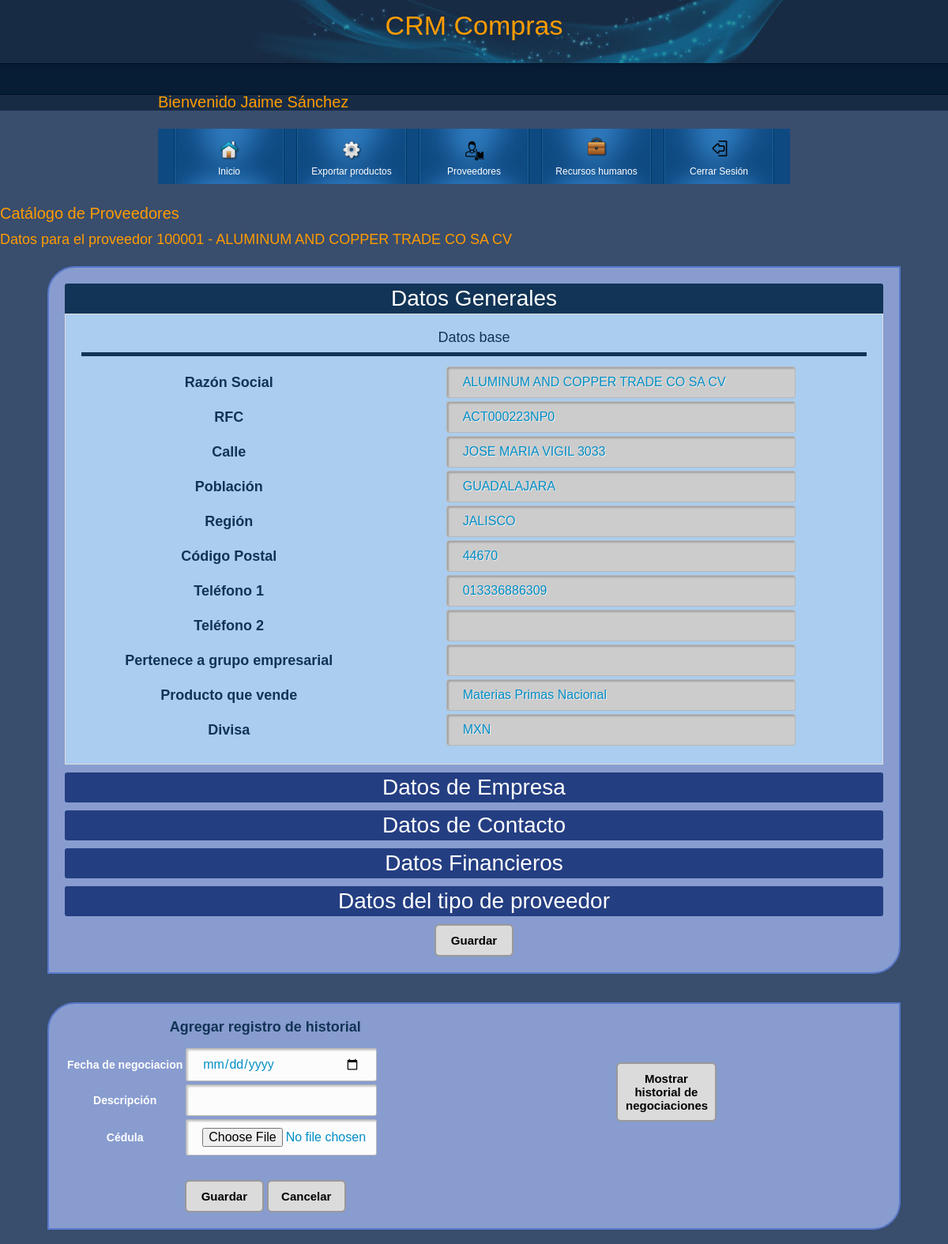
Page /CRMcompras/formulario.php?idProveedor=100001 (signed in) on the committed database.
### tables this page shows
CREATE TABLE `Proveedores` (
  `numProveedor` int(20) NOT NULL COMMENT 'Clave del proveedor',
  `PaginaWeb` varchar(200) NOT NULL COMMENT 'Sitio web del proveedor',
  `TieneFiliales` tinyint(1) NOT NULL COMMENT 'El provedoor tiene filiales?',
  `NombresFiliales` varchar(200) NOT NULL COMMENT 'Nombre de las filiales del proveedor',
  `FechaFundacion` date NOT NULL COMMENT 'fecha de fundación del proveedor',
  `Contacto1` varchar(100) NOT NULL COMMENT 'Nombre del primer contacto',
  `Contacto2` varchar(100) NOT NULL COMMENT 'Nombre del segundo contacto',
  `Contacto3` varchar(100) NOT NULL COMMENT 'Nombre del tercer contacto',
  `Cargo1` varchar(100) NOT NULL COMMENT 'Cargo del primer contacto',
  `Cargo2` varchar(100) NOT NULL COMMENT 'Cargo del segundo contacto',
  `Cargo3` varchar(100) NOT NULL COMMENT 'Cargo del tercer contacto',
  `Correo1` varchar(100) NOT NULL COMMENT 'Correo del primer contacto',
  `Correo2` varchar(100) NOT NULL COMMENT 'Correo del segundo contacto',
  `Correo3` varchar(100) NOT NULL COMMENT 'Correo del tercer contacto',
  `ProveedorUnico` varchar(100) NOT NULL COMMENT 'Es el unico proveedor que nos provee lo mismo que el?',
  `ProveedorPrincipalAlterno` varchar(100) NOT NULL COMMENT 'Que otro proveedor nos surte lo mismo?',
  `ProveedorConfiable` varchar(100) NOT NULL COMMENT 'El proveedor es confiable?',
  `ProveedorCondicionado` varchar(100) NOT NULL COMMENT 'El proveedor es condicional?',
  `CantidadEmpleados` int(11) NOT NULL COMMENT 'Cuantos empleados tiene?',
  `CantidadClientes` int(11) NOT NULL COMMENT 'Cuantos clientes maneja?',
  `VentasAnioAnterior2` varchar(20) NOT NULL COMMENT 'Cuabto vendió hace dos años',
  `VentasAnioAnterior1` varchar(20) NOT NULL COMMENT 'Cuabto vendió hace un años',
  `FacilmenteSustituible` varchar(20) NOT NULL COMMENT 'Podemos sustituirlo fácilmente?',
  `PartRelativaHelvexVentas` float NOT NULL COMMENT 'Que tanta participación tienen sus productos en nuestras ventas',
  `TasaDeDescuento` int(2) NOT NULL COMMENT 'Tasa de descuento que ofrece',
  `TieneSistemaCalidad` varchar(5) DEFAULT NULL COMMENT 'Tiene sistema de calidad?',
  `ProblemasCalidad6Meses` varchar(5) DEFAULT NULL COMMENT 'Ha tenido problemas de calidad en los últimos 6 meses?',
  `DesdeCuandoEsVendedor` date NOT NULL COMMENT 'Desde cuando nos vende?',
  `CondicionesPago` varchar(500) NOT NULL COMMENT 'Aplican condiciones de pago?',
  `Incremento` varchar(200) NOT NULL COMMENT 'Porcentaje de incremento de precios'
);

CREATE TABLE `DatosSAP` (
  `Numero` int(18) NOT NULL COMMENT 'id de proveedor',
  `RazonSocial` varchar(100) NOT NULL COMMENT 'nombre del proveedor',
  `Nombre2` varchar(30) NOT NULL COMMENT 'nombre opcional del proveedor',
  `RFC` varchar(18) NOT NULL COMMENT 'RFC del proveedor',
  `Calle` varchar(50) NOT NULL COMMENT 'Calle de la dirección del proveedor',
  `Poblacion` varchar(50) NOT NULL COMMENT 'Población de la dirección del proveedor',
  `Pais` varchar(30) NOT NULL COMMENT 'País del proveedor',
  `Region` varchar(50) NOT NULL COMMENT 'Región del proveedor',
  `CP` varchar(5) NOT NULL COMMENT 'Código Postal del proveedor',
  `PerteneceaGrupoEmpresarial` varchar(20) NOT NULL COMMENT 'Grupo Empresaial al que pertenece el proveedor',
  `Tel1` varchar(15) NOT NULL COMMENT 'Teléfono principal',
  `OrdenesCompraAnioAnterior2Cantidad` int(10) NOT NULL COMMENT 'Cantidad de ordenes de trabajo que Helvex tiene con este proveedor del año antepasado',
  `Tel2` varchar(15) NOT NULL COMMENT 'Teléfono adicional',
  `TipoMaterialQueVende` varchar(100) NOT NULL COMMENT 'Tipo de material que vende el proveedor',
  `ProductoQueVende` varchar(100) NOT NULL COMMENT 'Producto que vende o que le compra Helvex a éste proveedor',
  `Divisa` varchar(3) NOT NULL COMMENT 'Divisa en la que opera el proveedor',
  `OrdenesCompraAnioAnterior1Cantidad` int(10) NOT NULL COMMENT 'Cantidad de ordenes de trabajo que Helvex tiene con este proveedor del año pasado',
  `OrdenesCompraAnioCantidad` int(10) NOT NULL COMMENT 'Cantidad de ordenes de trabajo que Helvex tiene con este provedor del año actual',
  `OrdenesCompraAnioAnterior2Importe` varchar(20) NOT NULL COMMENT 'Importe de ordenes de trabajo que Helvex tiene con este proveedor del año antepasado',
  `OrdenesCompraAnioAnterior1Importe` varchar(20) NOT NULL COMMENT 'Importe de ordenes de trabajo que Helvex tiene con este proveedor del año pasado',
  `OrdenesCompraAnioImporte` varchar(20) NOT NULL COMMENT 'Importe de ordenes de trabajo que Helvex tiene con este provedor del año actual',
  `Moneda` varchar(3) NOT NULL COMMENT 'Moneda con la que le pagamos a éste proveedor',
  `PagosRelizadosAnioAnterior2` varchar(20) NOT NULL COMMENT 'Monto pagado del año antepasado',
  `PagosRelizadosAnioAnterior1` varchar(20) NOT NULL COMMENT 'Monto pagado del año pasado',
  `PagosRelizadosAnio` varchar(20) NOT NULL COMMENT 'MOnto pagado del año en curso',
  `PagosPorRealizar` varchar(20) NOT NULL COMMENT 'Monto de pagos por realizar'
);

### CRMcompras/formulario.php (the view, shortened to what this page needs)
<?php
  include "cabecera.php";
  include "save.php";
?>
</head>
<body>
<?php
if ($_SESSION['nombre'])
{
  $idProveedor=$_GET['idProveedor'];
  $query="select Proveedores.*, DatosSAP.* from Proveedores inner join DatosSAP
  on Proveedores.numProveedor = DatosSAP.Numero
  where numProveedor='$idProveedor'";
  $resultado=mysql_query($query);
  while ($fila = mysql_fetch_assoc($resultado)) {
   @$RazonSocial=$fila['RazonSocial'];
   @$RFC=$fila['RFC'];
   @$Calle=$fila['Calle'];
   @$Poblacion=$fila['Poblacion'];
   @$Region=$fila['Region'];
   @$CP=$fila['CP'];
   @$Tel1=$fila['Tel1'];
   @$Tel2=$fila['Tel2'];
   @$PerteneceaGrupoEmpresarial=$fila['PerteneceaGrupoEmpresarial'];
   @$ProductoQueVende=$fila['ProductoQueVende'];
   @$Divisa=$fila['Divisa'];
  }
?>
<h3>Cat&aacute;logo de Proveedores</h3>
<h4>Datos para el proveedor <?php echo $idProveedor.' - '.$RazonSocial;?></h4>
<form name="Form1" id="Form1" method="POST" enctype="multipart/form-data" action="save.php">
<div class="accordionWrapper">
<div class="accordionItem open" id="ai1">
<h2 class="accordionItemHeading" onclick="toogleAc('ai1');">Datos Generales</h2>
<div class="accordionItemContent">
  Datos base <br>
              <table width="100%" style="text-align: center; border-top: 5px solid #123456; padding-top: 1%; margin-top: 1%;">
              <tr>
                <td><b>Raz&oacute;n Social</b></td>
                <td><input type="text" class="datosBase" name="RazonSocial" id="RazonSocial"
                     placeholder="Linea 1" disabled="disabled" value="<?php if (isset($RazonSocial)) {echo @utf8_decode($RazonSocial);}?>">
                </td>
              </tr>
              <tr>
                <td><b>RFC</b></td>
                <td>
                <input type="text" class="datosBase" disabled="disabled" name="RFC" id="RFC"
                     placeholder="Linea 2" value="<?php if (isset($RFC)) {echo @utf8_decode($RFC);}?>">
              </td>
              </tr>
              <td><b>Calle</b></td>
                <td>
                <input type="text" class="datosBase" disabled="disabled" name="Calle" id="Calle"
                     placeholder="Linea 3" value="<?php if (isset($Calle)) {echo @utf8_decode($Calle);}?>">
                </td>
              <td><b>Poblaci&oacute;n</b></td>
                <td>
                <input type="text" class="datosBase" disabled="disabled" name="Poblacion" id="Poblacion"
                      value="<?php if (isset($Poblacion)) {echo @utf8_decode($Poblacion);}?>">
                </td>
              <td><b>Regi&oacute;n</b></td>
                <td>
                <input type="text" class="datosBase" disabled="disabled" name="Region" id="Region"
                      value="<?php if (isset($Region)) {echo @$Region;}?>">
               </td>
              <td><b>C&oacute;digo Postal</b></td>
                <td>
                <input type="text" class="datosBase" disabled="disabled" name="CP" id="CP"
                      value="<?php if (isset($CP)) {echo @utf8_decode($CP);}?>">
               </td>
              <td><b>Tel&eacute;fono 1</b></td>
                <td>
                <input type="text" class="datosBase" disabled="disabled" name="Tel1" id="Tel1"
                      value="<?php if (isset($Tel1)) {echo @utf8_decode($Tel1);}?>">
               </td>
              <td><b>Tel&eacute;fono 2</b></td>
                <td>
                <input type="text" class="datosBase" disabled="disabled" name="Tel2" id="Tel2"
                      value="<?php if (isset($Tel2)) {echo @utf8_decode($Tel2);}?>">
               </td>
              <td><b>Pertenece a grupo empresarial</b></td>
                <td>
                <input type="text" class="datosBase" disabled="disabled" name="PerteneceaGrupoEmpresarial" id="PerteneceaGrupoEmpresarial" value="<?php if (isset($PerteneceaGrupoEmpresarial)) {echo @utf8_decode($PerteneceaGrupoEmpresarial);}?>">
               </td>
              <td><b>Producto que vende</b></td>
                <td>
                <input type="text" class="datosBase" disabled="disabled" name="ProductoQueVende" id="ProductoQueVende"
                      value="<?php if (isset($ProductoQueVende)) {echo @utf8_decode($ProductoQueVende);}?>">
               </td>
              <td><b>Divisa</b></td>
                <td>
                <input type="text" class="datosBase" disabled="disabled" name="OrdenesCompraAnioImporte" id="OrdenesCompraAnioImporte" value="<?php if (isset($Divisa)) {echo @utf8_decode($Divisa);}?>">
               </td>
      </table>
</div>
</div>
<div class="accordionItem close" id="ai2">
<h2 class="accordionItemHeading" onclick="toogleAc('ai2');">Datos de Empresa</h2>
</div>
<div class="accordionItem close" id="ai3">
<h2 class="accordionItemHeading" onclick="toogleAc('ai3');">Datos de Contacto</h2>
</div>
<div class="accordionItem close" id="ai4">
<h2 class="accordionItemHeading" onclick="toogleAc('ai4');">Datos Financieros</h2>
</div>
<div class="accordionItem close" id="ai5">
<h2 class="accordionItemHeading" onclick="toogleAc('ai5');">Datos del tipo de proveedor</h2>
</div>
    <div style="height: 10px"></div>
  <button id="Guardar" type="submit">Guardar</button>
</form>
<br><br>
<div class="historialContainer">
<div id="c1" style="width: 49%; float: left;">
 <?php $url=$_SERVER['REQUEST_URI'];
$partes=explode("/",$url);
$action=$partes[sizeof($partes)-1];
?>
        <h4>Agregar registro de historial</h4>
<form name="FormHistorial" id="FormHistorial" onsubmit="agregarHistorial();" method="POST" enctype="multipart/form-data" action="<?php echo $action; ?>">
<table>
 <tr>
  <td><b>Fecha de negociacion</b></td>
  <td><input style="width:90%;" type="date" class="hh" required name="hhfechaNegociacion" id="hhfechaNegociacion">
 </td>
 </tr>
  <tr>
  <td><b>Descripci&oacute;n</b></td>
  <td><input type="text" class="hh" required name="hhdescripcionHistorial" id="hhdescripcionHistorial">
 </td>
 </tr>
   <tr>
  <td><b>C&eacute;dula</b></td>
  <td><input type="file" class="hh" required name="hhcedula" id="hhcedula"></td>
 </tr>
 </table><br>
				<button name="botonHistorial" id="botonHistorial" type="submit" class="btn btn-primary">Guardar</button>
				<button type="button" name="botonCancelarHistorial" id="botonCancelarHistorial" onclick="cancelarHistorial();" class="btn btn-danger" data-dismiss="modal">Cancelar</button>
	</form>
</div>
<div id="c2" style="width: 49%; float: left;">
<div class="form-group">
    <br>
    <br>
    <br>
<button type="button" style="width:25% !important" id="btnHistorial" onclick="toogleDemo('demo2','btnHistorial','Historial de Negociaciones');">Mostrar  historial de negociaciones</button>
  </div>
  </div>
</div>
<br>
<?php
 }
 else {
header('Location: index.php');
exit;
 }
 ?>
</body>
</html>

### css/styles.css (style rules this page uses)
body { margin: 0; padding: 0; color: #999; font-family: Tahoma, Geneva, sans-serif; font-size: 12px; line-height: 1.5em; background-color: #394D6D; background-image: url(../images/body.jpg); background-position: top; background-repeat: repeat-x; }
h1, h2, h3, h4, h5, h6 { color: #ff9c00; font-weight: normal; }
h2 { font-size: 28px; margin: 0 0 20px; padding: 5px 0 }
h3 { font-size: 20px; margin: 0 0 15px; padding: 0; }
h4 { font-size: 18px; margin: 0 0 15px; padding: 0; }
form { margin: 0px; padding: 0px; }
button, .boton { text-decoration: none !important; padding: 10px; font-weight: 600 !important; font-size: 15px; background-color: #dbdbdb; border-radius: 6px; border: 2px solid #999; width:100px !important; }
input,select { width: 200px !important; display: inline-block; -webkit-box-sizing: content-box; -moz-box-sizing: content-box; box-sizing: content-box; padding: 10px 20px; border: 1px solid #b7b7b7; -webkit-border-radius: 3px; border-radius: 3px; font: normal 16px/normal Arial, Helvetica, sans-serif; color: rgba(0,142,198,1); -o-text-overflow: clip; text-overflow: clip; background: rgba(252,252,252,1); -webkit-box-shadow: 2px 2px 2px 0 rgba(0,0,0,0.2) inset; box-shadow: 2px 2px 2px 0 rgba(0,0,0,0.2) inset; text-shadow: 1px 1px 0 rgba(255,255,255,0.66) ; -webkit-transition: all 200ms cubic-bezier(0.42, 0, 0.58, 1); -moz-transition: all 200ms cubic-bezier(0.42, 0, 0.58, 1); -o-transition: all 200ms cubic-bezier(0.42, 0, 0.58, 1); transition: all 200ms cubic-bezier(0.42, 0, 0.58, 1); }
#Form1 input,select { width: 400px !important; }
.historialContainer { color: #ffffff; font-size: 14px; font-weight: 400; text-align: center; background: #889ccf; overflow: hidden; padding: 20px; border-radius: 35px 0px 35px 0px; -moz-border-radius: 35px 0px 35px 0px; -webkit-border-radius: 35px 0px 35px 0px; border: 2px solid #5878ca; margin-left: 5%; margin-right: 5%; }
.historialContainer h4 { color: #123456 !important; font-weight: bold; }
.accordionWrapper { color: #ffffff; font-size: 18px; font-weight: 400; text-align: center; background: #889ccf; margin: 25px 5% 0 5%; overflow: hidden; padding: 20px; border-radius: 35px 0px 35px 0px; -moz-border-radius: 35px 0px 35px 0px; -webkit-border-radius: 35px 0px 35px 0px; border: 2px solid #5878ca; }
.accordionItem { float:left; display:block; width:100%; box-sizing: border-box; font-family:'Open-sans',Arial,sans-serif; }
.accordionItemHeading { cursor:pointer; margin:0px 0px 10px 0px; padding:10px; background-color:#243E82; color:#fff; width:100%; border-radius: 3px; box-sizing: border-box; }
.open .accordionItemContent { padding: 20px; color: #123456; background-color: #abcdef; border: 1px solid #ddd; width: 100%; margin: 0px 0px 10px 0px; display:block; -webkit-transform: scaleY(1); transform: scaleY(1); -webkit-transform-origin: top; transform-origin: top; transition: -webkit-transform 0.4s ease; transition: transform 0.4s ease; transition: transform 0.4s ease, -webkit-transform 0.4s ease; box-sizing: border-box; }
.open .accordionItemHeading { margin:0px; -webkit-border-top-left-radius: 3px; -webkit-border-top-right-radius: 3px; -moz-border-radius-topleft: 3px; -moz-border-radius-topright: 3px; border-top-left-radius: 3px; border-top-right-radius: 3px; -webkit-border-bottom-right-radius: 0px; -webkit-border-bottom-left-radius: 0px; -moz-border-radius-bottomright: 0px; -moz-border-radius-bottomleft: 0px; border-bottom-right-radius: 0px; border-bottom-left-radius: 0px; background: #123456; color: #ffffff; }

### CRMcompras/formulario.php (style rules this page uses)
.datosBase { background: #ccc; }

### rows in the picture
proveedores: datossap.RazonSocial "ALUMINUM AND COPPER TRADE CO SA CV", RazonSocial "ALUMINUM AND COPPER TRADE CO SA CV", RFC "ACT000223NP0", Calle "JOSE MARIA VIGIL 3033", Poblacion "GUADALAJARA", Region "JALISCO", CP "44670", Tel1 "013336886309", ProductoQueVende "Materias Primas Nacional", OrdenesCompraAnioImporte "MXN"

### other values in the picture
utf8_encode($_SESSION['nombre']) "Jaime Sánchez"
$idProveedor "100001"
